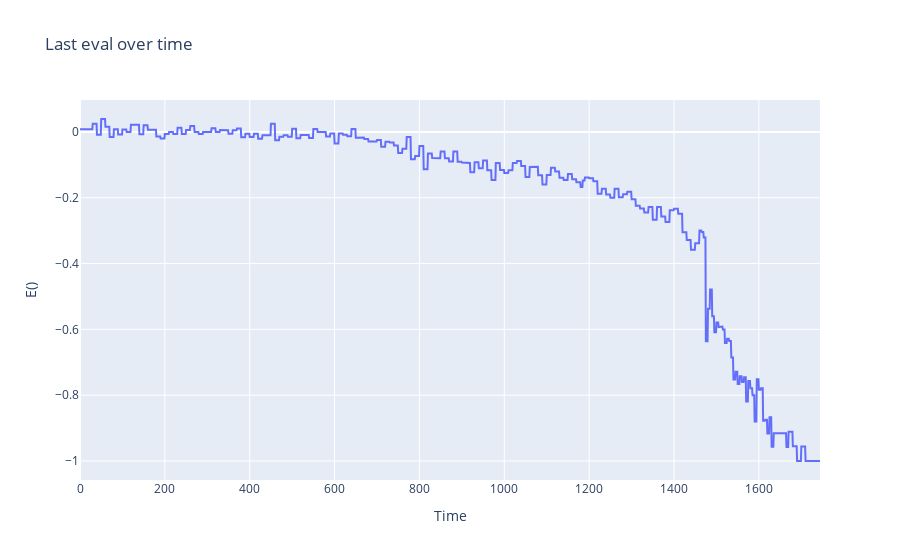

The cell this chart's notebook holds for it:
### Code cell
#plot last positives
fig = go.Figure()
fig.add_trace(go.Scatter(x=np.arange(len(lasts)), y=lasts, mode='lines'))
fig.update_layout(title='Last eval over time', xaxis_title='Time', yaxis_title='E()')
fig.show()

### Figure 1 — Plotly figure (JSON) as saved in the notebook; plotly's stock layout.template omitted (floating-point values rounded to 4 significant figures; data arrays with more than 128 entries replaced by an {"elided": "..."} marker saying what was removed)
{"data": [{"mode": "lines", "type": "scatter", "x": {"elided": "1745 int values"}, "y": {"elided": "1745 float values"}}], "layout": {"title": {"text": "Last eval over time"}, "xaxis": {"title": {"text": "Time"}}, "yaxis": {"title": {"text": "E()"}}}}
